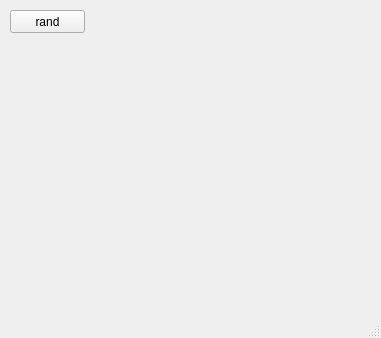
<?xml version="1.0" encoding="UTF-8"?>
<ui version="4.0">
 <class>MainWindow</class>
 <widget class="QMainWindow" name="MainWindow">
  <property name="geometry">
   <rect>
    <x>0</x>
    <y>0</y>
    <width>381</width>
    <height>338</height>
   </rect>
  </property>
  <property name="windowTitle">
   <string>MainWindow</string>
  </property>
  <widget class="QWidget" name="centralwidget">
   <widget class="InterestingIndicate" name="widget" native="true">
    <property name="geometry">
     <rect>
      <x>90</x>
      <y>70</y>
      <width>101</width>
      <height>191</height>
     </rect>
    </property>
   </widget>
   <widget class="QPushButton" name="pushButton">
    <property name="geometry">
     <rect>
      <x>10</x>
      <y>10</y>
      <width>75</width>
      <height>23</height>
     </rect>
    </property>
    <property name="text">
     <string>rand</string>
    </property>
   </widget>
  </widget>
  <widget class="QMenuBar" name="menubar">
   <property name="geometry">
    <rect>
     <x>0</x>
     <y>0</y>
     <width>381</width>
     <height>23</height>
    </rect>
   </property>
  </widget>
  <widget class="QStatusBar" name="statusbar"/>
 </widget>
 <customwidgets>
  <customwidget>
   <class>InterestingIndicate</class>
   <extends>QWidget</extends>
   <header>interestingindicate.h</header>
   <container>1</container>
  </customwidget>
 </customwidgets>
 <resources/>
 <connections/>
</ui>
